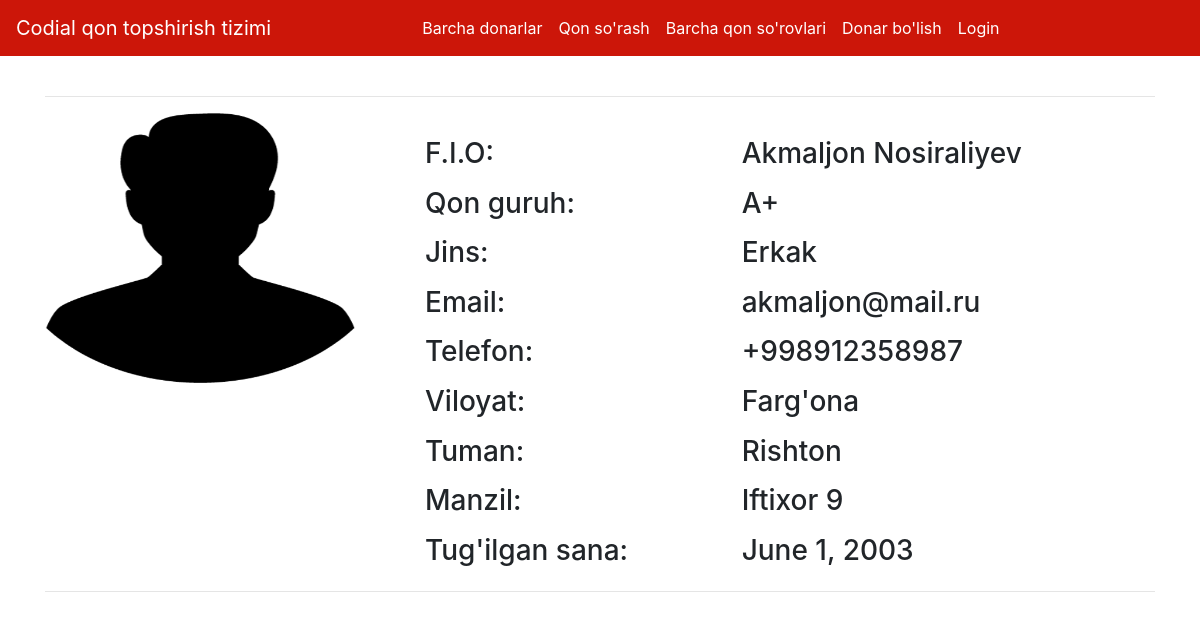
The page /donor/2/ on the database its author committed.
### mainApp/models.py (models this page shows, shortened)
class Donor(models.Model):
    donor = models.OneToOneField(User, on_delete=models.CASCADE, blank=True, null=True)
    t_sana = models.DateField(blank=True)
    tel = models.CharField(max_length=20)
    vil = models.CharField(max_length=100)
    tuman = models.CharField(max_length=100)
    manzil = models.TextField(max_length=500, blank=True)
    qon_guruh = models.ForeignKey(QonGuruh, on_delete=models.CASCADE)
    jins = models.CharField(max_length=10, choices=[
        ("Erkak", "Erkak"),
        ("Ayol", "Ayol"),
    ])
    rasm = models.ImageField(upload_to="", blank=True)
    topshirishga_tayyor = models.BooleanField(default=True)

class QonGuruh(models.Model):
    nom = models.CharField(max_length=5)
    def __str__(self):
        return self.nom

### mainApp/views.py (the view)
# urls.py: path('donor/<int:pk>/', DonorView.as_view()),
class DonorView(View):
    def get(self, request, pk):
        data = {
            'donor': Donor.objects.get(id=pk)
        }
        return render(request, 'donor.html', data)

### templates/donor.html (shortened to what this page needs)
{% extends 'base.html' %}
{% block body %}
<div class="container">
    <hr>
    <div class="row">
        <div class="col-md-4">
            <div class="profile-img">
                <img src="{{donor.rasm.url}}" alt="" width="310px" height="270px">
            </div>
        </div>
        <div class="col-md-8">
            <div class="profile-tab">
                <div class="tab-pane">
                    <br>
                    <div class="row">
                        <div class="col-md-5">
                            <h3>F.I.O:</h3>
                        </div>
                        <div class="col-md-6">
                            <h3>{{donor.donor.get_full_name}}</h3>
                        </div>
                    </div>
                    <div class="row mt-2">
                        <div class="col-md-5">
                            <h3>Qon guruh:</h3>
                        </div>
                        <div class="col-md-6">
                            <h3>{{donor.qon_guruh}}</h3>
                        </div>
                    </div>
                    <div class="row mt-2">
                        <div class="col-md-5">
                            <h3>Jins:</h3>
                        </div>
                        <div class="col-md-6">
                            <h3>{{donor.jins}}</h3>
                        </div>
                    </div>
                    <div class="row mt-2">
                        <div class="col-md-5">
                            <h3>Email:</h3>
                        </div>
                        <div class="col-md-6">
                            <h3>{{donor.donor.email}}</h3>
                        </div>
                    </div>
                    <div class="row mt-2">
                        <div class="col-md-5">
                            <h3>Telefon:</h3>
                        </div>
                        <div class="col-md-6">
                            <h3>{{donor.tel}}</h3>
                        </div>
                    </div>
                    <div class="row mt-2">
                        <div class="col-md-5">
                            <h3>Viloyat:</h3>
                        </div>
                        <div class="col-md-6">
                            <h3>{{donor.vil}}</h3>
                        </div>
                    </div>
                    <div class="row mt-2">
                        <div class="col-md-5">
                            <h3>Tuman:</h3>
                        </div>
                        <div class="col-md-6">
                            <h3>{{donor.tuman}}</h3>
                        </div>
                    </div>
                    <div class="row mt-2">
                        <div class="col-md-5">
                            <h3>Manzil:</h3>
                        </div>
                        <div class="col-md-6">
                            <h3>{{donor.manzil}}</h3>
                        </div>
                    </div>
                    <div class="row mt-2">
                        <div class="col-md-5">
                            <h3>Tug'ilgan sana:</h3>
                        </div>
                        <div class="col-md-6">
                            <h3>{{donor.t_sana}}</h3>
                        </div>
                    </div>
                </div>
            </div>
        </div>
    </div>
    <hr>
</div>
{% endblock %}

### rows shown on the page
Donor: rasm (picture), donor.get_full_name "Akmaljon Nosiraliyev", qon_guruh "A+", jins "Erkak", donor.email "akmaljon@mail.ru", tel "+998912358987", vil "Farg'ona", tuman "Rishton", manzil "Iftixor 9", t_sana "June 1, 2003"
